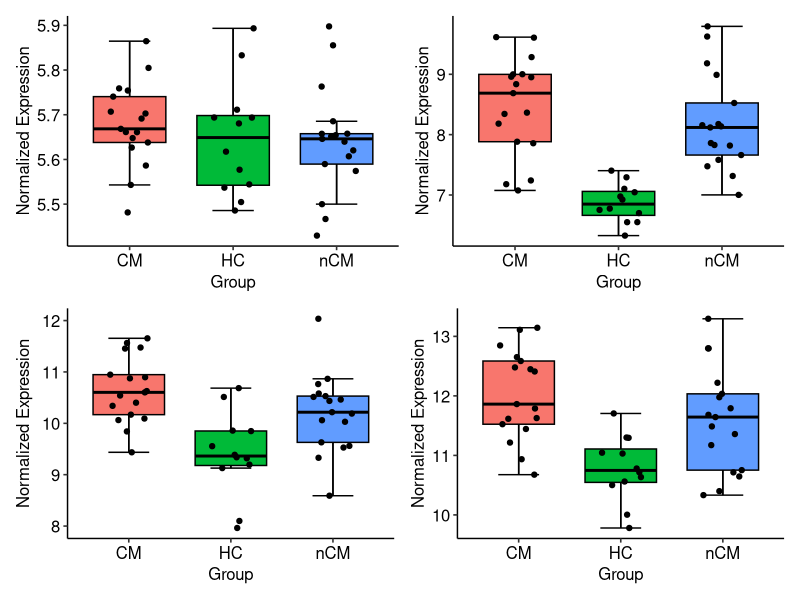

Reproduce this figure in R.
library(ggpubr)    
library(patchwork)

data <- read.csv("GSE117613.data.csv") 

#boxplot
ANGPT2 <- ggboxplot( data,  x="Group",  y="ANGPT2",  fill = "Group",   xlab = FALSE,
			  ylab = "Normalized Expression",  bxp.errorbar = TRUE,   bxp.errorbar.width = 0.4,
			  short.panel.labs = TRUE,  linetype = "solid",   width = 0.7,  notch = FALSE,  outlier.shape = 19,
			  add = "jitter",  error.plot = "pointrange",  repel = TRUE,  label.rectangle = FALSE) + theme_pubr(legend = "none")     
	
	
CA4 <- ggboxplot(data,  x="Group",  y="CA4",  fill = "Group",   xlab = FALSE,
			  ylab = "Normalized Expression",  bxp.errorbar = TRUE,   bxp.errorbar.width = 0.4,
			  short.panel.labs = TRUE,  linetype = "solid",   width = 0.7,  notch = FALSE,  outlier.shape = 19,
			  add = "jitter",  error.plot = "pointrange",  repel = TRUE,  label.rectangle = FALSE)+ theme_pubr(legend = "none") 
	

PADI4 <- ggboxplot( data,  x="Group",  y="PADI4",  fill = "Group",   xlab = FALSE,
			  ylab = "Normalized Expression",  bxp.errorbar = TRUE,   bxp.errorbar.width = 0.4,
			  short.panel.labs = TRUE,  linetype = "solid",   width = 0.7,  notch = FALSE,  outlier.shape = 19,
			  add = "jitter",  error.plot = "pointrange",  repel = TRUE,  label.rectangle = FALSE)+ theme_pubr(legend = "none") 
	
	
SLC2A3 <- ggboxplot( data,  x="Group",  y="SLC2A3",  fill = "Group",   xlab = FALSE,
			  ylab = "Normalized Expression",  bxp.errorbar = TRUE,   bxp.errorbar.width = 0.4,
			  short.panel.labs = TRUE,  linetype = "solid",   width = 0.7,  notch = FALSE,  outlier.shape = 19,
			  add = "jitter",  error.plot = "pointrange",  repel = TRUE,  label.rectangle = FALSE)+ theme_pubr(legend = "none") 
		
(ANGPT2 | CA4)  / (PADI4 | SLC2A3)
